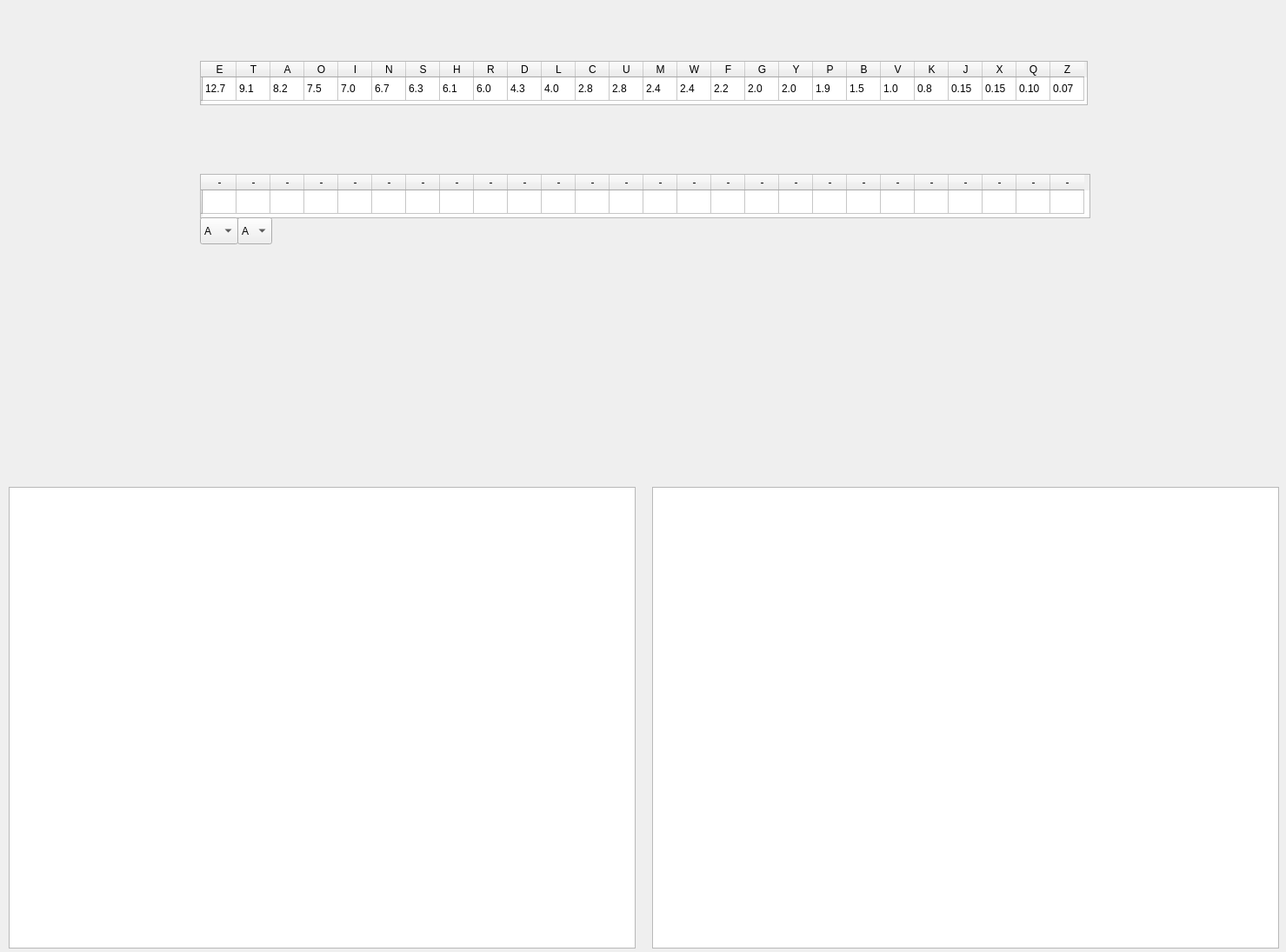
<?xml version="1.0" encoding="UTF-8"?>
<ui version="4.0">
 <class>MainWindow</class>
 <widget class="QMainWindow" name="MainWindow">
  <property name="geometry">
   <rect>
    <x>0</x>
    <y>0</y>
    <width>1479</width>
    <height>1095</height>
   </rect>
  </property>
  <property name="windowTitle">
   <string>MainWindow</string>
  </property>
  <widget class="QWidget" name="centralwidget">
   <widget class="QTableWidget" name="tableWidget">
    <property name="geometry">
     <rect>
      <x>230</x>
      <y>70</y>
      <width>1021</width>
      <height>51</height>
     </rect>
    </property>
    <property name="editTriggers">
     <set>QAbstractItemView::NoEditTriggers</set>
    </property>
    <attribute name="horizontalHeaderDefaultSectionSize">
     <number>36</number>
    </attribute>
    <attribute name="horizontalHeaderMinimumSectionSize">
     <number>39</number>
    </attribute>
    <attribute name="verticalHeaderDefaultSectionSize">
     <number>27</number>
    </attribute>
    <row>
     <property name="text">
      <string/>
     </property>
    </row>
    <column>
     <property name="text">
      <string>E</string>
     </property>
    </column>
    <column>
     <property name="text">
      <string>T</string>
     </property>
    </column>
    <column>
     <property name="text">
      <string>A</string>
     </property>
    </column>
    <column>
     <property name="text">
      <string>O</string>
     </property>
    </column>
    <column>
     <property name="text">
      <string>I</string>
     </property>
    </column>
    <column>
     <property name="text">
      <string>N</string>
     </property>
    </column>
    <column>
     <property name="text">
      <string>S</string>
     </property>
    </column>
    <column>
     <property name="text">
      <string>H</string>
     </property>
    </column>
    <column>
     <property name="text">
      <string>R</string>
     </property>
    </column>
    <column>
     <property name="text">
      <string>D</string>
     </property>
    </column>
    <column>
     <property name="text">
      <string>L</string>
     </property>
    </column>
    <column>
     <property name="text">
      <string>C</string>
     </property>
    </column>
    <column>
     <property name="text">
      <string>U</string>
     </property>
    </column>
    <column>
     <property name="text">
      <string>M</string>
     </property>
    </column>
    <column>
     <property name="text">
      <string>W</string>
     </property>
    </column>
    <column>
     <property name="text">
      <string>F</string>
     </property>
    </column>
    <column>
     <property name="text">
      <string>G</string>
     </property>
    </column>
    <column>
     <property name="text">
      <string>Y</string>
     </property>
    </column>
    <column>
     <property name="text">
      <string>P</string>
     </property>
    </column>
    <column>
     <property name="text">
      <string>B</string>
     </property>
    </column>
    <column>
     <property name="text">
      <string>V</string>
     </property>
    </column>
    <column>
     <property name="text">
      <string>K</string>
     </property>
    </column>
    <column>
     <property name="text">
      <string>J</string>
     </property>
    </column>
    <column>
     <property name="text">
      <string>X</string>
     </property>
    </column>
    <column>
     <property name="text">
      <string>Q</string>
     </property>
    </column>
    <column>
     <property name="text">
      <string>Z</string>
     </property>
    </column>
    <item row="0" column="0">
     <property name="text">
      <string>12.7</string>
     </property>
    </item>
    <item row="0" column="1">
     <property name="text">
      <string>9.1</string>
     </property>
    </item>
    <item row="0" column="2">
     <property name="text">
      <string>8.2</string>
     </property>
    </item>
    <item row="0" column="3">
     <property name="text">
      <string>7.5</string>
     </property>
    </item>
    <item row="0" column="4">
     <property name="text">
      <string>7.0</string>
     </property>
    </item>
    <item row="0" column="5">
     <property name="text">
      <string>6.7</string>
     </property>
    </item>
    <item row="0" column="6">
     <property name="text">
      <string>6.3</string>
     </property>
    </item>
    <item row="0" column="7">
     <property name="text">
      <string>6.1</string>
     </property>
    </item>
    <item row="0" column="8">
     <property name="text">
      <string>6.0</string>
     </property>
    </item>
    <item row="0" column="9">
     <property name="text">
      <string>4.3</string>
     </property>
    </item>
    <item row="0" column="10">
     <property name="text">
      <string>4.0</string>
     </property>
    </item>
    <item row="0" column="11">
     <property name="text">
      <string>2.8</string>
     </property>
    </item>
    <item row="0" column="12">
     <property name="text">
      <string>2.8</string>
     </property>
    </item>
    <item row="0" column="13">
     <property name="text">
      <string>2.4</string>
     </property>
    </item>
    <item row="0" column="14">
     <property name="text">
      <string>2.4</string>
     </property>
    </item>
    <item row="0" column="15">
     <property name="text">
      <string>2.2</string>
     </property>
    </item>
    <item row="0" column="16">
     <property name="text">
      <string>2.0</string>
     </property>
    </item>
    <item row="0" column="17">
     <property name="text">
      <string>2.0</string>
     </property>
    </item>
    <item row="0" column="18">
     <property name="text">
      <string>1.9</string>
     </property>
    </item>
    <item row="0" column="19">
     <property name="text">
      <string>1.5</string>
     </property>
    </item>
    <item row="0" column="20">
     <property name="text">
      <string>1.0</string>
     </property>
    </item>
    <item row="0" column="21">
     <property name="text">
      <string>0.8</string>
     </property>
    </item>
    <item row="0" column="22">
     <property name="text">
      <string>0.15</string>
     </property>
    </item>
    <item row="0" column="23">
     <property name="text">
      <string>0.15</string>
     </property>
    </item>
    <item row="0" column="24">
     <property name="text">
      <string>0.10</string>
     </property>
    </item>
    <item row="0" column="25">
     <property name="text">
      <string>0.07</string>
     </property>
    </item>
   </widget>
   <widget class="QPlainTextEdit" name="plainTextEdit">
    <property name="geometry">
     <rect>
      <x>10</x>
      <y>560</y>
      <width>721</width>
      <height>531</height>
     </rect>
    </property>
   </widget>
   <widget class="QPlainTextEdit" name="plainTextEdit_2">
    <property name="geometry">
     <rect>
      <x>750</x>
      <y>560</y>
      <width>721</width>
      <height>531</height>
     </rect>
    </property>
   </widget>
   <widget class="QTableWidget" name="tableWidget_2">
    <property name="geometry">
     <rect>
      <x>230</x>
      <y>200</y>
      <width>1024</width>
      <height>51</height>
     </rect>
    </property>
    <property name="editTriggers">
     <set>QAbstractItemView::NoEditTriggers</set>
    </property>
    <attribute name="horizontalHeaderDefaultSectionSize">
     <number>36</number>
    </attribute>
    <attribute name="horizontalHeaderMinimumSectionSize">
     <number>39</number>
    </attribute>
    <attribute name="verticalHeaderDefaultSectionSize">
     <number>27</number>
    </attribute>
    <row>
     <property name="text">
      <string/>
     </property>
    </row>
    <column>
     <property name="text">
      <string>-</string>
     </property>
    </column>
    <column>
     <property name="text">
      <string>-</string>
     </property>
    </column>
    <column>
     <property name="text">
      <string>-</string>
     </property>
    </column>
    <column>
     <property name="text">
      <string>-</string>
     </property>
    </column>
    <column>
     <property name="text">
      <string>-</string>
     </property>
    </column>
    <column>
     <property name="text">
      <string>-</string>
     </property>
    </column>
    <column>
     <property name="text">
      <string>-</string>
     </property>
    </column>
    <column>
     <property name="text">
      <string>-</string>
     </property>
    </column>
    <column>
     <property name="text">
      <string>-</string>
     </property>
    </column>
    <column>
     <property name="text">
      <string>-</string>
     </property>
    </column>
    <column>
     <property name="text">
      <string>-</string>
     </property>
    </column>
    <column>
     <property name="text">
      <string>-</string>
     </property>
    </column>
    <column>
     <property name="text">
      <string>-</string>
     </property>
    </column>
    <column>
     <property name="text">
      <string>-</string>
     </property>
    </column>
    <column>
     <property name="text">
      <string>-</string>
     </property>
    </column>
    <column>
     <property name="text">
      <string>-</string>
     </property>
    </column>
    <column>
     <property name="text">
      <string>-</string>
     </property>
    </column>
    <column>
     <property name="text">
      <string>-</string>
     </property>
    </column>
    <column>
     <property name="text">
      <string>-</string>
     </property>
    </column>
    <column>
     <property name="text">
      <string>-</string>
     </property>
    </column>
    <column>
     <property name="text">
      <string>-</string>
     </property>
    </column>
    <column>
     <property name="text">
      <string>-</string>
     </property>
    </column>
    <column>
     <property name="text">
      <string>-</string>
     </property>
    </column>
    <column>
     <property name="text">
      <string>-</string>
     </property>
    </column>
    <column>
     <property name="text">
      <string>-</string>
     </property>
    </column>
    <column>
     <property name="text">
      <string>-</string>
     </property>
    </column>
   </widget>
   <widget class="QComboBox" name="comboBox">
    <property name="geometry">
     <rect>
      <x>230</x>
      <y>250</y>
      <width>44</width>
      <height>31</height>
     </rect>
    </property>
    <item>
     <property name="text">
      <string>A</string>
     </property>
    </item>
    <item>
     <property name="text">
      <string>B</string>
     </property>
    </item>
    <item>
     <property name="text">
      <string>C</string>
     </property>
    </item>
    <item>
     <property name="text">
      <string>D</string>
     </property>
    </item>
    <item>
     <property name="text">
      <string>E</string>
     </property>
    </item>
    <item>
     <property name="text">
      <string>F</string>
     </property>
    </item>
   </widget>
   <widget class="QComboBox" name="comboBox_2">
    <property name="geometry">
     <rect>
      <x>273</x>
      <y>250</y>
      <width>40</width>
      <height>31</height>
     </rect>
    </property>
    <item>
     <property name="text">
      <string>A</string>
     </property>
    </item>
    <item>
     <property name="text">
      <string>B</string>
     </property>
    </item>
    <item>
     <property name="text">
      <string>C</string>
     </property>
    </item>
    <item>
     <property name="text">
      <string>D</string>
     </property>
    </item>
    <item>
     <property name="text">
      <string>E</string>
     </property>
    </item>
    <item>
     <property name="text">
      <string>F</string>
     </property>
    </item>
   </widget>
  </widget>
 </widget>
 <resources/>
 <connections/>
</ui>
